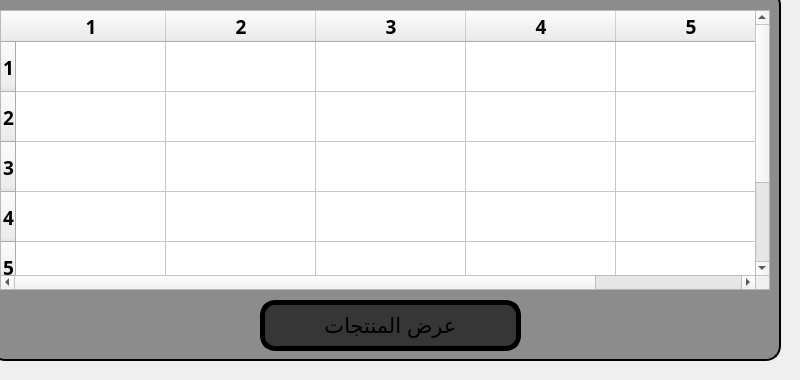
       <widget class="QWidget" name="page_23">
        <widget class="QPushButton" name="pushButton_73">
         <property name="geometry">
          <rect>
           <x>-10</x>
           <y>-10</y>
           <width>791</width>
           <height>371</height>
          </rect>
         </property>
         <property name="font">
          <font>
           <pointsize>16</pointsize>
          </font>
         </property>
         <property name="autoFillBackground">
          <bool>false</bool>
         </property>
         <property name="styleSheet">
          <string notr="true">background-color:rgb(140, 140, 140);
border: 2px solid black;
border-radius: 15px;</string>
         </property>
         <property name="text">
          <string/>
         </property>
        </widget>
        <widget class="QTableWidget" name="tableWidget_50">
         <property name="geometry">
          <rect>
           <x>0</x>
           <y>10</y>
           <width>770</width>
           <height>280</height>
          </rect>
         </property>
         <property name="minimumSize">
          <size>
           <width>770</width>
           <height>280</height>
          </size>
         </property>
         <property name="maximumSize">
          <size>
           <width>770</width>
           <height>200</height>
          </size>
         </property>
         <property name="font">
          <font>
           <family>Tajawal Black</family>
           <pointsize>14</pointsize>
           <bold>true</bold>
          </font>
         </property>
         <property name="contextMenuPolicy">
          <enum>Qt::PreventContextMenu</enum>
         </property>
         <property name="locale">
          <locale language="Arabic" country="Egypt"/>
         </property>
         <property name="showGrid">
          <bool>true</bool>
         </property>
         <property name="sortingEnabled">
          <bool>false</bool>
         </property>
         <property name="rowCount">
          <number>6</number>
         </property>
         <property name="columnCount">
          <number>5</number>
         </property>
         <attribute name="horizontalHeaderMinimumSectionSize">
          <number>150</number>
         </attribute>
         <attribute name="horizontalHeaderDefaultSectionSize">
          <number>150</number>
         </attribute>
         <attribute name="verticalHeaderMinimumSectionSize">
          <number>50</number>
         </attribute>
         <attribute name="verticalHeaderDefaultSectionSize">
          <number>50</number>
         </attribute>
         <row/>
         <row/>
         <row/>
         <row/>
         <row/>
         <row/>
         <column/>
         <column/>
         <column/>
         <column/>
         <column/>
         <item row="0" column="0">
          <property name="text">
           <string/>
          </property>
         </item>
        </widget>
        <widget class="QPushButton" name="show_show_23">
         <property name="geometry">
          <rect>
           <x>260</x>
           <y>300</y>
           <width>261</width>
           <height>51</height>
          </rect>
         </property>
         <property name="font">
          <font>
           <pointsize>16</pointsize>
          </font>
         </property>
         <property name="autoFillBackground">
          <bool>false</bool>
         </property>
         <property name="styleSheet">
          <string notr="true">background-color:rgb(54, 54, 54);
border: 5px solid black;
border-radius: 15px;</string>
         </property>
         <property name="text">
          <string>عرض المنتجات</string>
         </property>
        </widget>
       </widget>
